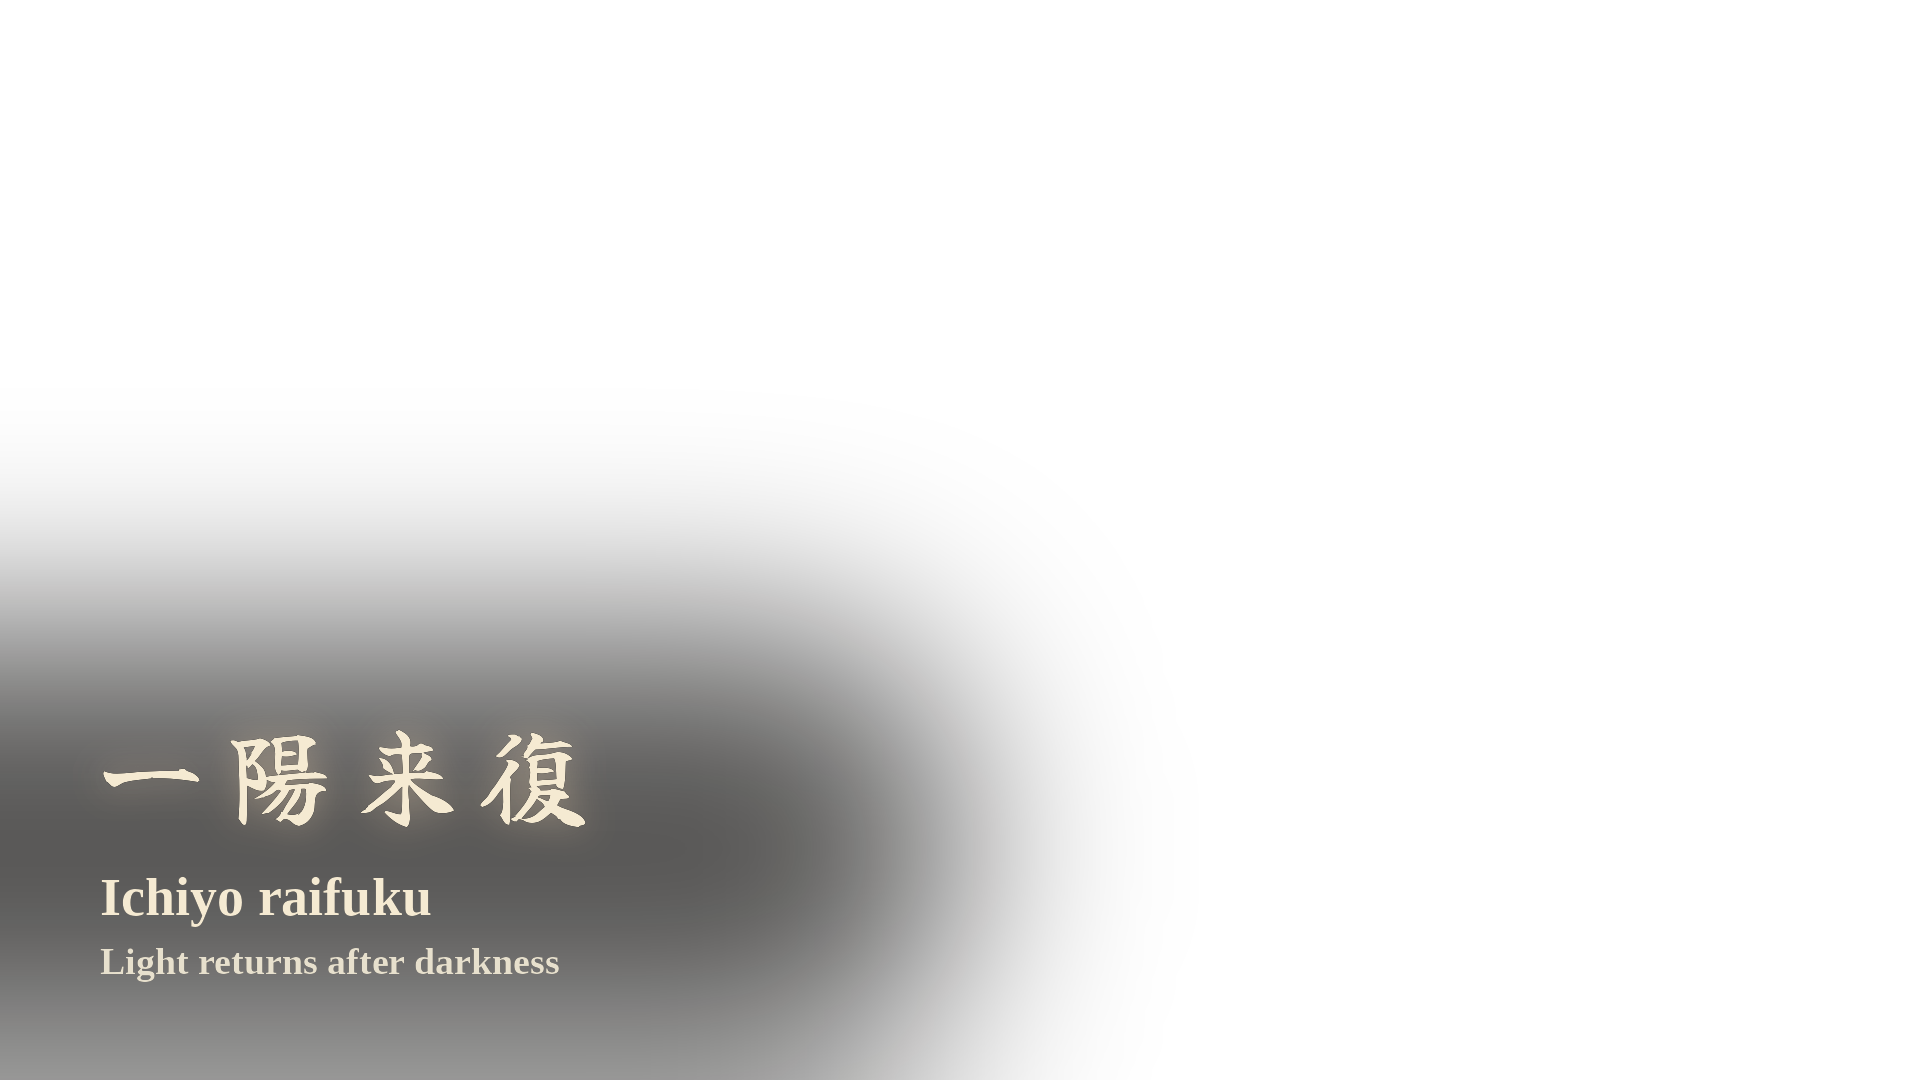

Python code for this plot:
#!/usr/bin/env python3
"""AMATERASU wisdom overlay — 1920x1080 transparent PNG for the long-form intro.

一陽来復 / Ichiyō raifuku / "Light returns after darkness" — a classical idiom
for the turning point when light and warmth return after the darkest
stretch, directly mirroring the Ama-no-Iwato myth. Overlay ≠ title concept
(series rule, same logic as the RYU/HACHIMAN/TSUKUYOMI scripts).

LEFT-lower over the dark(er) foreground cliff rock, clear of the shrine/
torii and the monk. In CapCut: TEXT layer on the top track, start 0:03, end
0:14, fade-in 2s / fade-out 2s, no glow/shadow/box. Cream #F5EAD2,
Liberation Serif Bold (the locked channel font). 4 kanji, horizontal —
this uses the SAME-Y horizontal layout as tsukuyomi-wisdom-overlay.py
(no per-character y-offset, so no risk of the vertical-stack clipping bug)."""
from PIL import Image, ImageDraw, ImageFont, ImageFilter

SRC = "/home/user/dan-documents/stillwave/assets/amaterasu-2h-source.jpg"
KANJI = "/home/user/dan-documents/stillwave/assets/fonts/YujiBoku-Regular.ttf"
SERIF = "/usr/share/fonts/truetype/liberation/LiberationSerif-Bold.ttf"
OUT = "/home/user/dan-documents/stillwave/assets/amaterasu-ichiyoraifuku-overlay.png"
SP = "/tmp/claude-0/-home-user-dan-documents/48780e4d-ee5f-5a8f-92df-523468e19c72/scratchpad"
W, H = 1920, 1080
CREAM = (245, 234, 210, 255)
SUB = (231, 224, 205, 255)
X = 96

img = Image.new("RGBA", (W, H), (0, 0, 0, 0))

# soft scrim so cream reads over the warm-lit cliff rock in the lower-left
s = Image.new("RGBA", (W, H), (0, 0, 0, 0))
ImageDraw.Draw(s).rounded_rectangle((-200, 636, 950, 1060), radius=170, fill=(8, 6, 4, 175))
img.alpha_composite(s.filter(ImageFilter.GaussianBlur(100)))

# 一陽来復 — brush kanji (4 chars), cream, faint warm glow
f = ImageFont.truetype(KANJI, 108)
mask = Image.new("L", (W, H), 0)
md = ImageDraw.Draw(mask)
chars, pitch, y0 = ["一", "陽", "来", "復"], 128, 692
l0, _, r0, _ = f.getbbox(chars[0])
c0 = X + (r0 - l0) / 2
for i, ch in enumerate(chars):
    l, t, r, b = f.getbbox(ch)
    md.text((c0 + i * pitch - (l + (r - l) / 2), y0), ch, font=f, fill=255)
glow = Image.new("RGBA", (W, H), (0, 0, 0, 0))
glow.paste((250, 220, 180, 255), (0, 0),
           mask.filter(ImageFilter.GaussianBlur(18)).point(lambda p: int(p * 0.45)))
img.alpha_composite(glow)
img.alpha_composite(Image.composite(Image.new("RGBA", (W, H), CREAM),
                                    Image.new("RGBA", (W, H), (0, 0, 0, 0)), mask))

d = ImageDraw.Draw(img)
d.text((X + 4, 866), "Ichiyo raifuku", font=ImageFont.truetype(SERIF, 54), fill=CREAM)
d.text((X + 4, 940), "Light returns after darkness",
       font=ImageFont.truetype(SERIF, 38), fill=SUB)

img.save(OUT)
print("saved", OUT)

# preview composited on the clean hero (already 16:9)
im = Image.open(SRC).convert("RGB")
tw = im.height * W / H
if im.width > tw:
    x = (im.width - tw) / 2
    im = im.crop((int(x), 0, int(x + tw), im.height))
else:
    th = im.width * H / W
    y = (im.height - th) / 2
    im = im.crop((0, int(y), im.width, int(y + th)))
im = im.resize((W, H), Image.LANCZOS)
prev = Image.alpha_composite(im.convert("RGBA"), img).convert("RGB")
prev.save(f"{SP}/amaterasu-overlay-preview.jpg", quality=92)
print("preview saved")
